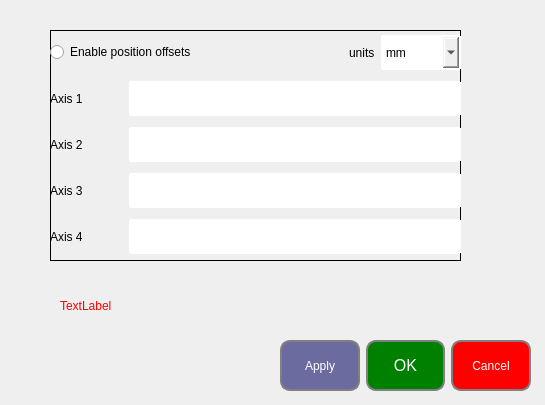
<?xml version="1.0" encoding="UTF-8"?>
<ui version="4.0">
 <class>positionOffsetForm</class>
 <widget class="QWidget" name="positionOffsetForm">
  <property name="geometry">
   <rect>
    <x>0</x>
    <y>0</y>
    <width>545</width>
    <height>405</height>
   </rect>
  </property>
  <property name="windowTitle">
   <string>Form</string>
  </property>
  <property name="styleSheet">
   <string notr="true">QLabel, QRadioButton{
font: 75 14pt &quot;MS Shell Dlg 2&quot;;
}
QComboBox, QLineEdit{
font: 75 12pt &quot;MS Shell Dlg 2&quot;;
border-radius:1px;
border: 2px solid;
border-color: white;
}
QPushButton, QToolButton{
font: 75 12pt &quot;MS Shell Dlg 2&quot;;
border: 2px solid gray;
padding: 0 8px;
border-radius:10px;
text-align: center;
}
QRadioButton{
font: 75 10pt &quot;MS Shell Dlg 2&quot;;
}
QTabWidget{
color: red;
}</string>
  </property>
  <widget class="QWidget" name="vWidget_2" native="true">
   <property name="geometry">
    <rect>
     <x>50</x>
     <y>30</y>
     <width>411</width>
     <height>231</height>
    </rect>
   </property>
   <property name="styleSheet">
    <string notr="true">#vWidget_2{
border: 1px solid;
}</string>
   </property>
   <layout class="QVBoxLayout" name="verticalLayout_4">
    <item>
     <layout class="QHBoxLayout" name="horizontalLayout">
      <item>
       <widget class="QRadioButton" name="radioButton_2">
        <property name="styleSheet">
         <string notr="true">
font: 75 14pt &quot;MS Shell Dlg 2&quot;;</string>
        </property>
        <property name="text">
         <string>Enable position offsets</string>
        </property>
       </widget>
      </item>
      <item>
       <spacer name="horizontalSpacer">
        <property name="orientation">
         <enum>Qt::Horizontal</enum>
        </property>
        <property name="sizeHint" stdset="0">
         <size>
          <width>40</width>
          <height>20</height>
         </size>
        </property>
       </spacer>
      </item>
      <item>
       <widget class="QLabel" name="label_2">
        <property name="text">
         <string>units</string>
        </property>
       </widget>
      </item>
      <item>
       <widget class="QComboBox" name="leftBlockUnits">
        <property name="sizePolicy">
         <sizepolicy hsizetype="Fixed" vsizetype="Fixed">
          <horstretch>0</horstretch>
          <verstretch>0</verstretch>
         </sizepolicy>
        </property>
        <property name="minimumSize">
         <size>
          <width>80</width>
          <height>35</height>
         </size>
        </property>
        <item>
         <property name="text">
          <string>mm</string>
         </property>
        </item>
        <item>
         <property name="text">
          <string>µm</string>
         </property>
        </item>
        <item>
         <property name="text">
          <string>nm</string>
         </property>
        </item>
        <item>
         <property name="text">
          <string>cm</string>
         </property>
        </item>
       </widget>
      </item>
     </layout>
    </item>
    <item>
     <layout class="QHBoxLayout" name="horizontalLayout_13">
      <item>
       <widget class="QLabel" name="label_8">
        <property name="text">
         <string>Axis 1</string>
        </property>
       </widget>
      </item>
      <item>
       <spacer name="horizontalSpacer_12">
        <property name="orientation">
         <enum>Qt::Horizontal</enum>
        </property>
        <property name="sizeType">
         <enum>QSizePolicy::Fixed</enum>
        </property>
        <property name="sizeHint" stdset="0">
         <size>
          <width>40</width>
          <height>20</height>
         </size>
        </property>
       </spacer>
      </item>
      <item>
       <widget class="QLineEdit" name="offPosAxis1">
        <property name="sizePolicy">
         <sizepolicy hsizetype="Expanding" vsizetype="Fixed">
          <horstretch>0</horstretch>
          <verstretch>0</verstretch>
         </sizepolicy>
        </property>
        <property name="minimumSize">
         <size>
          <width>130</width>
          <height>35</height>
         </size>
        </property>
       </widget>
      </item>
     </layout>
    </item>
    <item>
     <layout class="QHBoxLayout" name="horizontalLayout_14">
      <item>
       <widget class="QLabel" name="label_12">
        <property name="text">
         <string>Axis 2</string>
        </property>
       </widget>
      </item>
      <item>
       <spacer name="horizontalSpacer_13">
        <property name="orientation">
         <enum>Qt::Horizontal</enum>
        </property>
        <property name="sizeType">
         <enum>QSizePolicy::Fixed</enum>
        </property>
        <property name="sizeHint" stdset="0">
         <size>
          <width>40</width>
          <height>20</height>
         </size>
        </property>
       </spacer>
      </item>
      <item>
       <widget class="QLineEdit" name="offPosAxis2">
        <property name="sizePolicy">
         <sizepolicy hsizetype="Expanding" vsizetype="Fixed">
          <horstretch>0</horstretch>
          <verstretch>0</verstretch>
         </sizepolicy>
        </property>
        <property name="minimumSize">
         <size>
          <width>130</width>
          <height>35</height>
         </size>
        </property>
       </widget>
      </item>
     </layout>
    </item>
    <item>
     <layout class="QHBoxLayout" name="horizontalLayout_15">
      <item>
       <widget class="QLabel" name="label_13">
        <property name="text">
         <string>Axis 3</string>
        </property>
       </widget>
      </item>
      <item>
       <spacer name="horizontalSpacer_14">
        <property name="orientation">
         <enum>Qt::Horizontal</enum>
        </property>
        <property name="sizeType">
         <enum>QSizePolicy::Fixed</enum>
        </property>
        <property name="sizeHint" stdset="0">
         <size>
          <width>40</width>
          <height>20</height>
         </size>
        </property>
       </spacer>
      </item>
      <item>
       <widget class="QLineEdit" name="offPosAxis3">
        <property name="sizePolicy">
         <sizepolicy hsizetype="Expanding" vsizetype="Fixed">
          <horstretch>0</horstretch>
          <verstretch>0</verstretch>
         </sizepolicy>
        </property>
        <property name="minimumSize">
         <size>
          <width>130</width>
          <height>35</height>
         </size>
        </property>
       </widget>
      </item>
     </layout>
    </item>
    <item>
     <layout class="QHBoxLayout" name="horizontalLayout_16">
      <item>
       <widget class="QLabel" name="label_9">
        <property name="text">
         <string>Axis 4</string>
        </property>
       </widget>
      </item>
      <item>
       <spacer name="horizontalSpacer_15">
        <property name="orientation">
         <enum>Qt::Horizontal</enum>
        </property>
        <property name="sizeType">
         <enum>QSizePolicy::Fixed</enum>
        </property>
        <property name="sizeHint" stdset="0">
         <size>
          <width>40</width>
          <height>20</height>
         </size>
        </property>
       </spacer>
      </item>
      <item>
       <widget class="QLineEdit" name="offPosAxis4">
        <property name="sizePolicy">
         <sizepolicy hsizetype="Expanding" vsizetype="Fixed">
          <horstretch>0</horstretch>
          <verstretch>0</verstretch>
         </sizepolicy>
        </property>
        <property name="minimumSize">
         <size>
          <width>130</width>
          <height>35</height>
         </size>
        </property>
       </widget>
      </item>
     </layout>
    </item>
   </layout>
  </widget>
  <widget class="QWidget" name="ButtonForm" native="true">
   <property name="geometry">
    <rect>
     <x>130</x>
     <y>340</y>
     <width>401</width>
     <height>51</height>
    </rect>
   </property>
   <property name="styleSheet">
    <string notr="true">font: 75 12pt &quot;MS Shell Dlg 2&quot;;</string>
   </property>
   <layout class="QHBoxLayout" name="horizontalLayout_11">
    <item>
     <spacer name="horizontalSpacer_11">
      <property name="orientation">
       <enum>Qt::Horizontal</enum>
      </property>
      <property name="sizeType">
       <enum>QSizePolicy::Fixed</enum>
      </property>
      <property name="sizeHint" stdset="0">
       <size>
        <width>150</width>
        <height>0</height>
       </size>
      </property>
     </spacer>
    </item>
    <item>
     <widget class="QPushButton" name="pushButton_2">
      <property name="sizePolicy">
       <sizepolicy hsizetype="Expanding" vsizetype="Expanding">
        <horstretch>0</horstretch>
        <verstretch>0</verstretch>
       </sizepolicy>
      </property>
      <property name="styleSheet">
       <string notr="true">background: rgb(107, 107, 159);
color: white;</string>
      </property>
      <property name="text">
       <string>Apply</string>
      </property>
     </widget>
    </item>
    <item>
     <widget class="QPushButton" name="okButton">
      <property name="sizePolicy">
       <sizepolicy hsizetype="Expanding" vsizetype="Expanding">
        <horstretch>0</horstretch>
        <verstretch>0</verstretch>
       </sizepolicy>
      </property>
      <property name="font">
       <font>
        <family>MS Shell Dlg 2</family>
        <pointsize>12</pointsize>
        <weight>9</weight>
        <italic>false</italic>
        <bold>false</bold>
        <kerning>true</kerning>
       </font>
      </property>
      <property name="styleSheet">
       <string notr="true">background:green;
color: white;</string>
      </property>
      <property name="text">
       <string>OK</string>
      </property>
     </widget>
    </item>
    <item>
     <widget class="QPushButton" name="pushButton_5">
      <property name="sizePolicy">
       <sizepolicy hsizetype="Expanding" vsizetype="Expanding">
        <horstretch>0</horstretch>
        <verstretch>0</verstretch>
       </sizepolicy>
      </property>
      <property name="styleSheet">
       <string notr="true">background:red;
color: white;</string>
      </property>
      <property name="text">
       <string>Cancel</string>
      </property>
     </widget>
    </item>
   </layout>
  </widget>
  <widget class="QLabel" name="label">
   <property name="geometry">
    <rect>
     <x>60</x>
     <y>290</y>
     <width>351</width>
     <height>31</height>
    </rect>
   </property>
   <property name="styleSheet">
    <string notr="true">
font: 75 12pt &quot;MS Shell Dlg 2&quot;;
color: red;</string>
   </property>
   <property name="text">
    <string>TextLabel</string>
   </property>
  </widget>
 </widget>
 <resources/>
 <connections/>
</ui>
